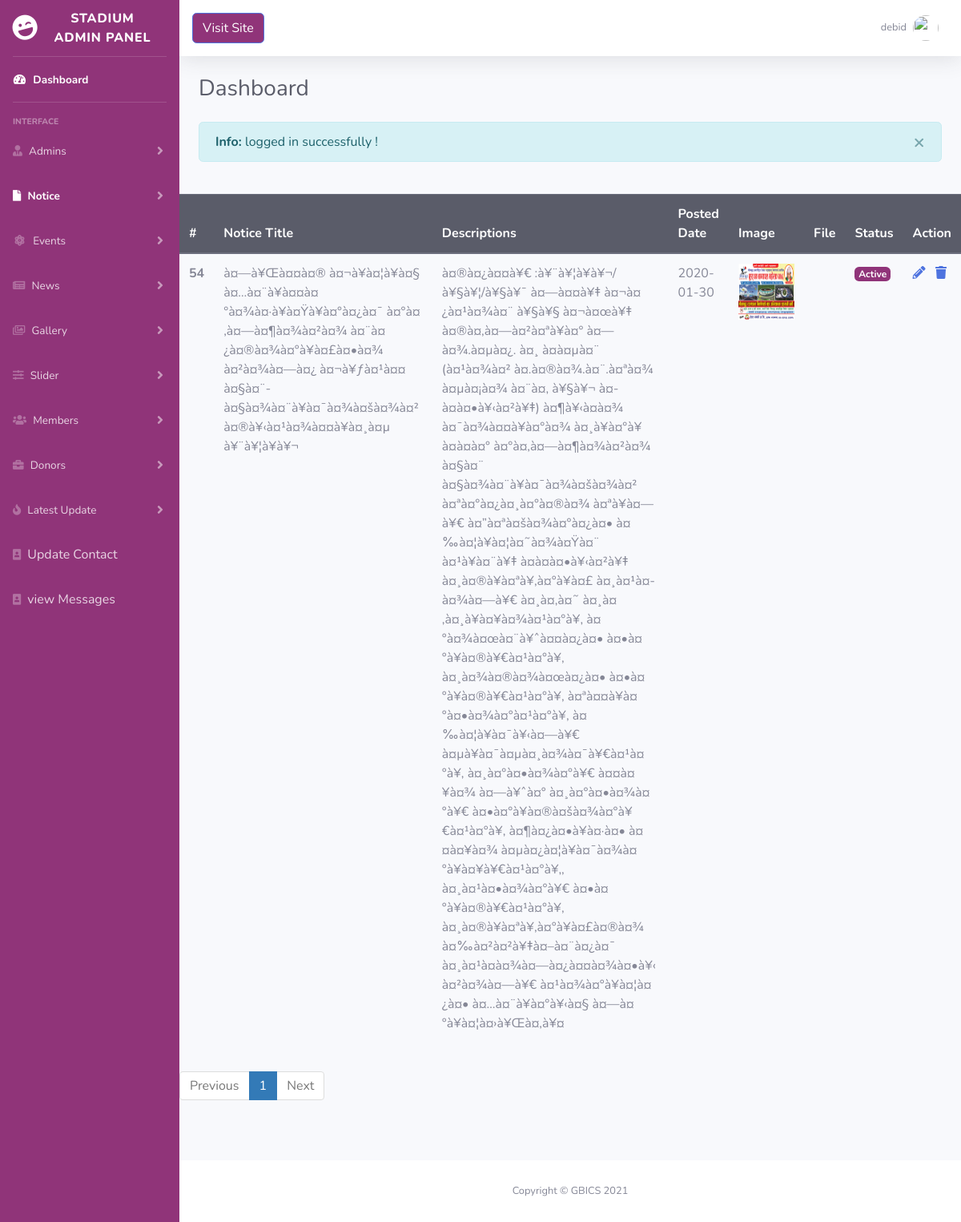
Screenshot of /Admin/?p=home&a=viewNotices (signed in) with the database file from the repository.
### tables this page shows
CREATE TABLE `tbl_notice` (
  `id` int(11) NOT NULL,
  `title` text NOT NULL,
  `description` longtext NOT NULL,
  `date` date NOT NULL,
  `image` varchar(255) NOT NULL,
  `status` enum('0','1') NOT NULL DEFAULT '1',
  `file` varchar(150) NOT NULL
);

### Admin/index.php (called while the page is built, shortened)
<?php
$base_url = 'http://localhost/GBICS/Admin/';
include 'view/header.php';
include 'model/model.php';
if (isset($_GET['p'])) {
    $controller = $_GET['p'];
    switch ($controller) {
        case 'home':
            include 'controller/HomeController.php';
            break;
    }
    return;
} else {
    include 'controller/HomeController.php';
}

### Admin/model/model.php (called while the page is built, shortened)
<?php
function db_connect()
{
    $host = "localhost";
    $username = "root";
    $password = "";
    $database = "GBICS";
    $conxn = mysqli_connect($host, $username, $password, $database) or die(mysqli_error($conxn));
    return $conxn;
}
function countNotice()
{
    $conxn = db_connect();
    $sql = "SELECT COUNT(*) As total_records FROM tbl_notice";
    $result_count = mysqli_query($conxn, $sql) or die(mysqli_error($conxn));
    $total_records = mysqli_fetch_array($result_count);
    return $total_records['total_records'];
}
function getNoticeList($offset, $total_records_per_page)
{
    $conxn = db_connect();
    $notice = array();
    $sql = "SELECT * FROM tbl_notice LIMIT $offset, $total_records_per_page";
    $result = mysqli_query($conxn, $sql) or die(mysqli_error($conxn));
    if ($result->num_rows > 0) {
        while ($row = mysqli_fetch_assoc($result)) {
            array_push($notice, $row);
        }
        return $notice;
    } else {
        return false;
    }
}
?>

### Admin/view/viewNotice.php (the view, shortened to what this page needs)
<?php
if (isset($_GET['page_no']) && $_GET['page_no'] != "") {
    $page_no = $_GET['page_no'];
} else {
    $page_no = 1;
}
$total_records_per_page = 10;
$offset = ($page_no - 1) * $total_records_per_page;
$previous_page = $page_no - 1;
$next_page = $page_no + 1;
$total_records = countNotice();
$total_no_of_pages = ceil($total_records / $total_records_per_page);
$Notices = getNoticeList($offset, $total_records_per_page);
?>
<div class="table-responsive">
<table class="table">
    <thead class="thead-dark">
        <tr>
            <th scope="col">#</th>
            <th scope="col">Notice Title</th>
            <th scope="col">Descriptions</th>
            <th scope="col">Posted Date</th>
            <th scope="col">Image</th>
            <th scope="col">File</th>
            <th scope="col">Status</th>
            <th scope="col">Action</th>
        </tr>
    </thead>
    <tbody>
        <?php
if ($Notices) {
    foreach ($Notices as $result) {
        ?>
        <tr>
            <th scope="row"><?php echo $result['id']; ?></th>
            <td><?php echo $result['title']; ?></td>
            <td><?php echo $result['description']; ?></td>
            <td><?php echo $result['date']; ?></td>
            <td><img src="<?php echo $result['image']; ?>" width="70px" height="70px"></td>
            <td><?php echo substr($result['file'],15); ?></td>
            <td><a href="<?php echo $base_url . "?p=home&a=viewNotices&id=" . $result['id'] . "&type=" . $result['status']; ?>
" onclick="return confirm('Do you want to change?');"><?php if ($result['status'] == '1') {echo '<span class="badge badge-primary">Active</span>';} else {echo '<span class="badge badge-secondary">Inactive</span>';}
        ;?></a></td>
            <td>
                <a href="<?php echo $base_url . "?p=home&a=editNotices&id=" . $result['id']; ?>">
                    <i class="fa fa-pencil-alt" aria-hidden="true"></i></a>
                <a href="<?php echo $base_url . "?p=home&a=deleteNotices&id=" . $result['id']. "&File=". $result['file']."&img=" . $result['image']; ?>" onClick="return confirm('Are you absolutely sure you want to delete?')" >
                        <i class="fa fa-trash" aria-hidden="true"></i></a>
            </td>
        </tr>
        <?php
}
} else {
    ?>
        <tr>
            <td>No Records Found</td>
        </tr>
        <?php
}
?>
    </tbody>
</table>
<ul class="pagination">
                            <li <?php if ($page_no <= 1) {echo "class='disabled'";}?>>
                                <a
                                    <?php if ($page_no > 1) {echo "href='?p=home&a=viewNotices&page_no=$previous_page'";}?>>Previous</a>
                            </li>
                            <?php
if ($total_no_of_pages <= 10) {
    for ($counter = 1; $counter <= $total_no_of_pages; $counter++) {
        if ($counter == $page_no) {
            echo "<li class='active'><a>$counter</a></li>";
        } else {
            echo "<li><a href='?p=home&a=viewNotices&page_no=$counter'>$counter</a></li>";
        }
    }
}
?>
                            <li <?php if ($page_no >= $total_no_of_pages) {echo "class='disabled'";}?>>
                                <a
                                    <?php if ($page_no < $total_no_of_pages) {echo "href='?p=home&a=viewNotices&page_no=$next_page'";}?>>Next</a>
                            </li>
                        </ul>

### Admin/resource/css/custom.css (style rules this page uses)
[class*="primary"] { background-color: var(--primary); }

### rows the page displays
tbl_notice: id "54", title "à¤—à¥Œà¤¤à¤® à¤¬à¥à¤¦à¥à¤§ à¤…à¤¨à¥à¤¤à¤°à¤¾à¤·à¥à¤Ÿà¥à¤°à¤¿à¤¯ à¤°à¤‚à¤—à¤¶à¤¾à¤²à¤¾ à¤¨à¤¿à¤®à¤¾à¤°à¥à¤£à¤•à¤¾ à¤²à¤¾à¤—à¤¿ à¤¬à¥ƒà¤¹à¤¤ à¤§à¤¨- à¤§à¤¾à¤¨à¥à¤¯à¤¾à¤šà¤¾à¤² à¤®à¥‹à¤¹à¤¾à¤¤à¥à¤¸à¤µ à¥¨à¥¦à¥­à¥¬", description "à¤®à¤¿à¤¤à¥€ :à¥¨à¥¦à¥­à¥¬/à¥§à¥¦/à¥§à¥¯ à¤—à¤¤à¥‡ à¤¬à¤¿à¤¹à¤¾à¤¨ à¥§à¥§ à¤¬à¤œà¥‡ à¤®à¤‚à¤—à¤²à¤ªà¥à¤° à¤—à¤¾.à¤µà¤¿. à¤¸ à¤­à¤µà¤¨ (à¤¹à¤¾à¤² à¤­.à¤®à¤¾.à¤¨.à¤ªà¤¾ à¤µà¤¡à¤¾ à¤¨à¤‚ à¥§à¥¬ à¤­à¤à¤•à¥‹à¤²à¥‡) à¤¶à¥‹à¤­à¤¾ à¤¯à¤¾à¤¤à¥à¤°à¤¾ à¤¸à¥à¤°à¥ à¤­à¤à¤° à¤°à¤‚à¤—à¤¶à¤¾à¤²à¤¾ à¤§à¤¨ à¤§à¤¾à¤¨à¥à¤¯à¤¾à¤šà¤¾à¤² à¤ªà¤°à¤¿à¤¸à¤°à¤®à¤¾ à¤ªà¥à¤—à¥€ à¤”à¤ªà¤šà¤¾à¤°à¤¿à¤• à¤‰à¤¦à¥à¤¦à¤˜à¤¾à¤Ÿà¤¨ à¤¹à¥à¤¨à¥‡ à¤­à¤à¤•à¥‹à¤²à¥‡ à¤¸à¤®à¥à¤ªà¥‚à¤°à¥à¤£ à¤¸à¤¹à¤­à¤¾à¤—à¥€ à¤¸à¤‚à¤˜ à¤¸à¤‚à¤¸à¥à¤¥à¤¾à¤¹à¤°à¥, à¤°à¤¾à¤œà¤¨à¥ˆà¤¤à¤¿à¤• à¤•à¤°à¥à¤®à¥€à¤¹à¤°à¥, à¤¸à¤¾à¤®à¤¾à¤œà¤¿à¤• à¤•à¤°à¥à¤®à¥€à¤¹à¤°à¥, à¤ªà¤¤à¥à¤°à¤•à¤¾à¤°à¤¹à¤°à¥, à¤‰à¤¦à¥à¤¯à¥‹à¤—à¥€…", date "2020-01-30", image (picture), status "Active"

### other values shown
$_SESSION['admin']['name'] "debid"
$fe['title'] "Info:"
$fe['body'] "logged in successfully !"
Date('Y') "2021"
